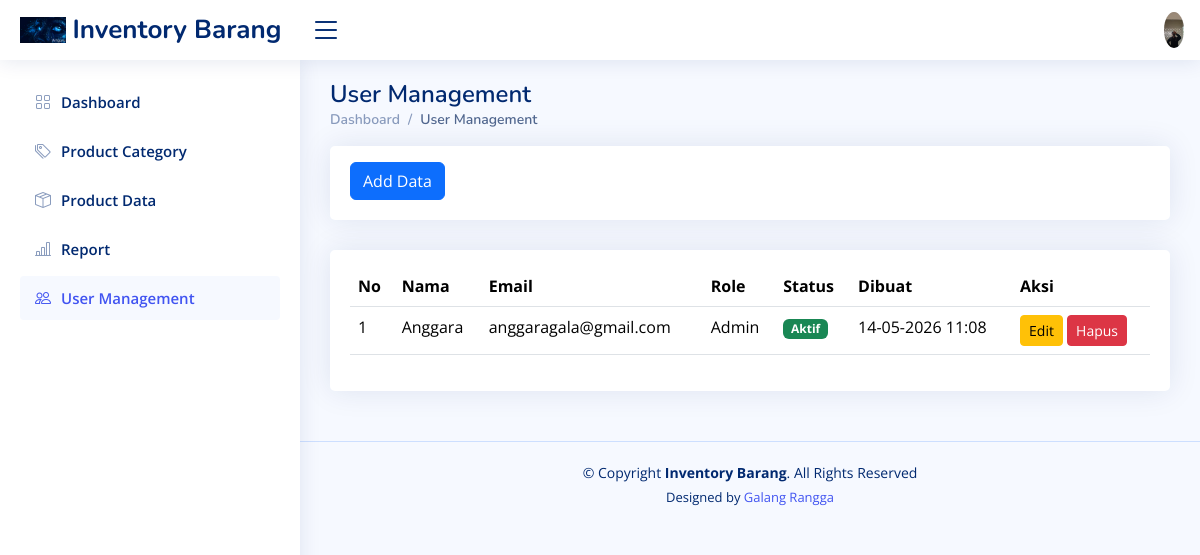
/Users.php (signed in), run on the app's committed database.
### tables this page shows
CREATE TABLE `users` (
  `id` int NOT NULL,
  `name` varchar(100) DEFAULT NULL,
  `email` varchar(100) DEFAULT NULL,
  `password` varchar(255) DEFAULT NULL,
  `role` enum('admin','staff') DEFAULT 'staff',
  `is_active` tinyint(1) DEFAULT '1',
  `created_at` timestamp NULL DEFAULT CURRENT_TIMESTAMP
);

### Users.php (the view, shortened to what this page needs)
<!DOCTYPE html>
<html lang="en">
<head>
  <link href="assets/vendor/bootstrap/css/bootstrap.min.css" rel="stylesheet">
  <link href="assets/vendor/bootstrap-icons/bootstrap-icons.css" rel="stylesheet">
  <link href="assets/vendor/boxicons/css/boxicons.min.css" rel="stylesheet">
  <link href="assets/vendor/quill/quill.snow.css" rel="stylesheet">
  <link href="assets/vendor/quill/quill.bubble.css" rel="stylesheet">
  <link href="assets/vendor/remixicon/remixicon.css" rel="stylesheet">
  <link href="assets/vendor/simple-datatables/style.css" rel="stylesheet">
  <link href="assets/css/style.css" rel="stylesheet">
</head>
<body>
  <header id="header" class="header fixed-top d-flex align-items-center">
    <div class="d-flex align-items-center justify-content-between">
      <a href="index.php" class="logo d-flex align-items-center">
        <img src="assets/img/artguru.png" alt="">
        <span class="d-none d-lg-block">Inventory Barang</span>
      </a>
      <i class="bi bi-list toggle-sidebar-btn"></i>
    </div>
    <nav class="header-nav ms-auto">
      <ul class="d-flex align-items-center">
        <li class="nav-item dropdown pe-3">
          <a class="nav-link nav-profile d-flex align-items-center pe-0" href="#" data-bs-toggle="dropdown">
            <img src="assets/img/galang.jpeg" alt="Profile" class="rounded-circle" />
          </a>
        </li>
      </ul>
    </nav>
  </header>
  <aside id="sidebar" class="sidebar">
    <ul class="sidebar-nav" id="sidebar-nav">
      <li class="nav-item">
        <a class="nav-link collapsed" href="index.php">
          <i class="bi bi-grid"></i>
          <span>Dashboard</span>
        </a>
      </li>
      <li class="nav-item">
        <a class="nav-link collapsed" href="kategori_produk.php">
          <i class="bi bi-tags"></i>
          <span>Product Category</span>
        </a>
      </li>
      <li class="nav-item">
        <a class="nav-link collapsed" href="produk.php">
          <i class="bi bi-box-seam"></i>
          <span>Product Data</span>
        </a>
      </li>
      <li class="nav-item">
        <a class="nav-link collapsed" href="laporan.php">
          <i class="bi bi-bar-chart-line"></i>
          <span>Report</span>
        </a>
      </li>
      <li class="nav-item">
        <a class="nav-link " href="user.php">
          <i class="bi bi-people"></i>
          <span>User Management</span>
        </a>
      </li>
    </ul>
  </aside>
  <main id="main" class="main">
    <div class="pagetitle">
      <h1>User Management</h1>
      <nav>
        <ol class="breadcrumb">
          <li class="breadcrumb-item"><a href="index.php">Dashboard</a></li>
          <li class="breadcrumb-item active">User Management</li>
        </ol>
      </nav>
    </div>
    <section class="section">
      <div class="row">
        <div class="col-lg-12">
          <div class="card">
            <div class="card-body mt-3">
              <a href="t_user.php" class="btn btn-primary"> Add Data</a>
            </div>
          </div>
        </div>
      </div>
      <section class="section">
        <div class="row">
          <div class="col-lg-12">
            <div class="card">
              <div class="card-body mt-3">
                <table class="table datatable">
                  <thead>
                    <tr>
                      <th>No</th>
                      <th>Nama</th>
                      <th>Email</th>
                      <th>Role</th>
                      <th>Status</th>
                      <th>Dibuat</th>
                      <th>Aksi</th>
                    </tr>
                  </thead>
                  <tbody>
                    <?php
                    include "koneksi.php";
                    $no = 1;
                    $sql = mysqli_query($conn, "SELECT * FROM users");
                    while ($data = mysqli_fetch_array($sql)) {
                    ?>
                      <tr>
                        <td><?php echo $no++; ?></td>
                        <td><?php echo $data['name']; ?></td>
                        <td><?php echo $data['email']; ?></td>
                        <td><?php echo ucfirst($data['role']); ?></td>
                        <td>
                          <?php
                          if ($data['is_active'] == 1) {
                            echo '<span class="badge bg-success">Aktif</span>';
                          } else {
                            echo '<span class="badge bg-danger">Nonaktif</span>';
                          }
                          ?>
                        </td>
                        <td>
                          <?php echo date('d-m-Y H:i', strtotime($data['created_at'])); ?>
                        </td>
                        <td>
                          <a href="e_user.php?id=<?php echo $data['id']; ?>"
                            class="btn btn-warning btn-sm">
                            Edit
                          </a>
                          <a href="h_user.php?id=<?php echo $data['id']; ?>"
                            class="btn btn-danger btn-sm"
                            onclick="return confirm('Apakah Anda yakin ingin menghapus user ini?')">
                            Hapus
                          </a>
                        </td>
                      </tr>
                    <?php } ?>
                  </tbody>
                </table>
              </div>
            </div>
          </div>
        </div>
      </section>
  </main>
  <footer id="footer" class="footer">
    <div class="copyright">
      &copy; Copyright <strong><span>Inventory Barang</span></strong>. All Rights Reserved
    </div>
    <div class="credits">
      Designed by <a href="">Galang Rangga</a>
    </div>
  </footer>
</body>
</html>

### assets/css/style.css (style rules this page uses)
:root { scroll-behavior: smooth; }
body { font-family: "Open Sans", sans-serif; background: #f6f9ff; color: #444444; }
a { color: #4154f1; text-decoration: none; }
h1, h2, h3, h4, h5, h6 { font-family: "Nunito", sans-serif; }
#main { margin-top: 60px; padding: 20px 30px; transition: all 0.3s; }
.pagetitle { margin-bottom: 10px; }
.pagetitle h1 { font-size: 24px; margin-bottom: 0; font-weight: 600; color: #012970; }
.card { margin-bottom: 30px; border: none; border-radius: 5px; box-shadow: 0px 0 30px rgba(1, 41, 112, 0.1); }
.card-body { padding: 0 20px 20px 20px; }
.breadcrumb { font-size: 14px; font-family: "Nunito", sans-serif; color: #899bbd; font-weight: 600; }
.breadcrumb a { color: #899bbd; transition: 0.3s; }
.breadcrumb .breadcrumb-item::before { color: #899bbd; }
.breadcrumb .active { color: #51678f; font-weight: 600; }
.logo { line-height: 1; }
@media (min-width: 1200px) { .logo { width: 280px; } }
.logo img { max-height: 26px; margin-right: 6px; }
.logo span { font-size: 26px; font-weight: 700; color: #012970; font-family: "Nunito", sans-serif; }
.header { transition: all 0.5s; z-index: 997; height: 60px; box-shadow: 0px 2px 20px rgba(1, 41, 112, 0.1); background-color: #fff; padding-left: 20px; }
.header .toggle-sidebar-btn { font-size: 32px; padding-left: 10px; cursor: pointer; color: #012970; }
.header-nav ul { list-style: none; }
.header-nav>ul { margin: 0; padding: 0; }
.header-nav .nav-profile { color: #012970; }
.header-nav .nav-profile img { max-height: 36px; }
.sidebar { position: fixed; top: 60px; left: 0; bottom: 0; width: 300px; z-index: 996; transition: all 0.3s; padding: 20px; overflow-y: auto; scrollbar-width: thin; scrollbar-color: #aab7cf transparent; box-shadow: 0px 0px 20px rgba(1, 41, 112, 0.1); background-color: #fff; }
@media (min-width: 1200px) { #main, #footer { margin-left: 300px; } }
.sidebar-nav { padding: 0; margin: 0; list-style: none; }
.sidebar-nav li { padding: 0; margin: 0; list-style: none; }
.sidebar-nav .nav-item { margin-bottom: 5px; }
.sidebar-nav .nav-link { display: flex; align-items: center; font-size: 15px; font-weight: 600; color: #4154f1; transition: 0.3; background: #f6f9ff; padding: 10px 15px; border-radius: 4px; }
.sidebar-nav .nav-link i { font-size: 16px; margin-right: 10px; color: #4154f1; }
.sidebar-nav .nav-link.collapsed { color: #012970; background: #fff; }
.sidebar-nav .nav-link.collapsed i { color: #899bbd; }
.footer { padding: 20px 0; font-size: 14px; transition: all 0.3s; border-top: 1px solid #cddfff; }
.footer .copyright { text-align: center; color: #012970; }
.footer .credits { padding-top: 5px; text-align: center; font-size: 13px; color: #012970; }

### data on the page
users: name "Anggara", email "anggaragala@gmail.com", role "Admin", is_active "Aktif", created_at "14-05-2026 11:08"
